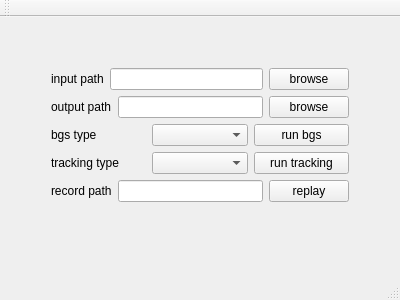
<?xml version="1.0" encoding="UTF-8"?>
<ui version="4.0">
 <class>TrackingTest</class>
 <widget class="QMainWindow" name="TrackingTest">
  <property name="geometry">
   <rect>
    <x>0</x>
    <y>0</y>
    <width>400</width>
    <height>300</height>
   </rect>
  </property>
  <property name="windowTitle">
   <string>TrackingTest</string>
  </property>
  <widget class="QWidget" name="centralWidget">
   <widget class="QWidget" name="layoutWidget">
    <property name="geometry">
     <rect>
      <x>40</x>
      <y>40</y>
      <width>320</width>
      <height>161</height>
     </rect>
    </property>
    <layout class="QVBoxLayout" name="verticalLayout">
     <item>
      <layout class="QHBoxLayout" name="horizontalLayout_3">
       <item>
        <widget class="QLabel" name="label_3">
         <property name="text">
          <string>input path</string>
         </property>
        </widget>
       </item>
       <item>
        <widget class="QLineEdit" name="lineEdit_inputPath"/>
       </item>
       <item>
        <widget class="QPushButton" name="pushButton_inputPath">
         <property name="text">
          <string>browse</string>
         </property>
        </widget>
       </item>
      </layout>
     </item>
     <item>
      <layout class="QHBoxLayout" name="horizontalLayout_4">
       <item>
        <widget class="QLabel" name="label_4">
         <property name="text">
          <string>output path</string>
         </property>
        </widget>
       </item>
       <item>
        <widget class="QLineEdit" name="lineEdit_outputPath"/>
       </item>
       <item>
        <widget class="QPushButton" name="pushButton_outputPath">
         <property name="text">
          <string>browse</string>
         </property>
        </widget>
       </item>
      </layout>
     </item>
     <item>
      <layout class="QHBoxLayout" name="horizontalLayout">
       <item>
        <widget class="QLabel" name="label">
         <property name="text">
          <string>bgs type</string>
         </property>
        </widget>
       </item>
       <item>
        <widget class="QComboBox" name="comboBox_bgsType"/>
       </item>
       <item>
        <widget class="QPushButton" name="pushButton_bgs">
         <property name="text">
          <string>run bgs</string>
         </property>
        </widget>
       </item>
      </layout>
     </item>
     <item>
      <layout class="QHBoxLayout" name="horizontalLayout_2">
       <item>
        <widget class="QLabel" name="label_2">
         <property name="text">
          <string>tracking type</string>
         </property>
        </widget>
       </item>
       <item>
        <widget class="QComboBox" name="comboBox_trackingType"/>
       </item>
       <item>
        <widget class="QPushButton" name="pushButton_tracking">
         <property name="text">
          <string>run tracking</string>
         </property>
        </widget>
       </item>
      </layout>
     </item>
     <item>
      <layout class="QHBoxLayout" name="horizontalLayout_5">
       <item>
        <widget class="QLabel" name="label_5">
         <property name="text">
          <string>record path</string>
         </property>
        </widget>
       </item>
       <item>
        <widget class="QLineEdit" name="lineEdit_recordPath"/>
       </item>
       <item>
        <widget class="QPushButton" name="pushButton_recordReplay">
         <property name="text">
          <string>replay</string>
         </property>
        </widget>
       </item>
      </layout>
     </item>
    </layout>
   </widget>
  </widget>
  <widget class="QMenuBar" name="menuBar">
   <property name="geometry">
    <rect>
     <x>0</x>
     <y>0</y>
     <width>400</width>
     <height>22</height>
    </rect>
   </property>
  </widget>
  <widget class="QToolBar" name="mainToolBar">
   <attribute name="toolBarArea">
    <enum>TopToolBarArea</enum>
   </attribute>
   <attribute name="toolBarBreak">
    <bool>false</bool>
   </attribute>
  </widget>
  <widget class="QStatusBar" name="statusBar"/>
 </widget>
 <layoutdefault spacing="6" margin="11"/>
 <resources/>
 <connections/>
</ui>
